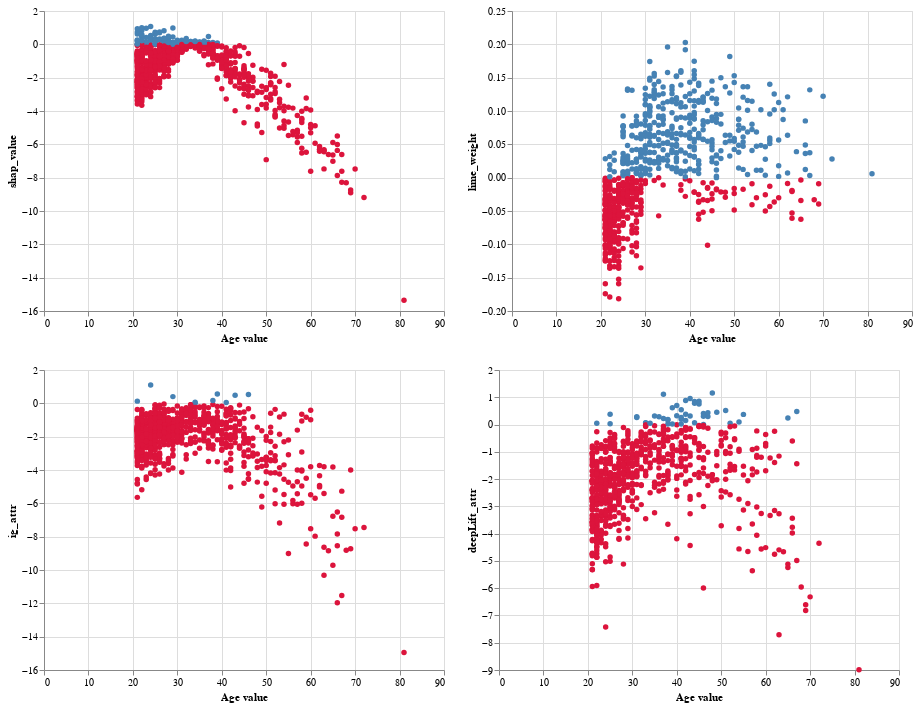

This figure's notebook cell:
### Code cell
View_scatter_feature(feature_index=1)

### Figure 1 — Vega-Lite specification as saved in the notebook (floating-point values rounded to 4 significant figures; data arrays with more than 128 entries replaced by an {"elided": "..."} marker saying what was removed)
{"config": {"view": {"continuousWidth": 400, "continuousHeight": 300}}, "vconcat": [{"hconcat": [{"mark": "circle", "encoding": {"color": {"field": "shap_is_positive", "legend": null, "scale": {"range": ["crimson", "steelblue"]}, "type": "nominal"}, "opacity": {"condition": {"value": 1.0, "selection": "selector001"}, "value": 0.2}, "x": {"field": "feature_value", "title": "Age value", "type": "quantitative"}, "y": {"field": "shap_value", "type": "quantitative"}}, "resolve": {"scale": {"x": "independent", "y": "independent"}}, "selection": {"selector001": {"type": "interval"}}}, {"mark": "circle", "encoding": {"color": {"field": "lime_is_positive", "legend": null, "scale": {"range": ["crimson", "steelblue"]}, "type": "nominal"}, "opacity": {"condition": {"value": 1.0, "selection": "selector001"}, "value": 0.2}, "x": {"field": "feature_value", "title": "Age value", "type": "quantitative"}, "y": {"field": "lime_weight", "type": "quantitative"}}, "resolve": {"scale": {"x": "independent", "y": "independent"}}, "selection": {"selector001": {"type": "interval"}}}]}, {"hconcat": [{"mark": "circle", "encoding": {"color": {"field": "ig_is_positive", "legend": null, "scale": {"range": ["crimson", "steelblue"]}, "type": "nominal"}, "opacity": {"condition": {"value": 1.0, "selection": "selector001"}, "value": 0.2}, "x": {"field": "feature_value", "title": "Age value", "type": "quantitative"}, "y": {"field": "ig_attr", "type": "quantitative"}}, "resolve": {"scale": {"x": "independent", "y": "independent"}}, "selection": {"selector001": {"type": "interval"}}}, {"mark": "circle", "encoding": {"color": {"field": "deepLift_is_positive", "legend": null, "scale": {"range": ["crimson", "steelblue"]}, "type": "nominal"}, "opacity": {"condition": {"value": 1.0, "selection": "selector001"}, "value": 0.2}, "x": {"field": "feature_value", "title": "Age value", "type": "quantitative"}, "y": {"field": "deepLift_attr", "type": "quantitative"}}, "resolve": {"scale": {"x": "independent", "y": "independent"}}, "selection": {"selector001": {"type": "interval"}}}]}], "data": {"name": "data-9d320f9b01186a4d609f2892490e0fb0"}, "$schema": "https://vega.github.io/schema/vega-lite/v4.17.0.json", "datasets": {"data-9d320f9b01186a4d609f2892490e0fb0": {"elided": "768 records"}}}
